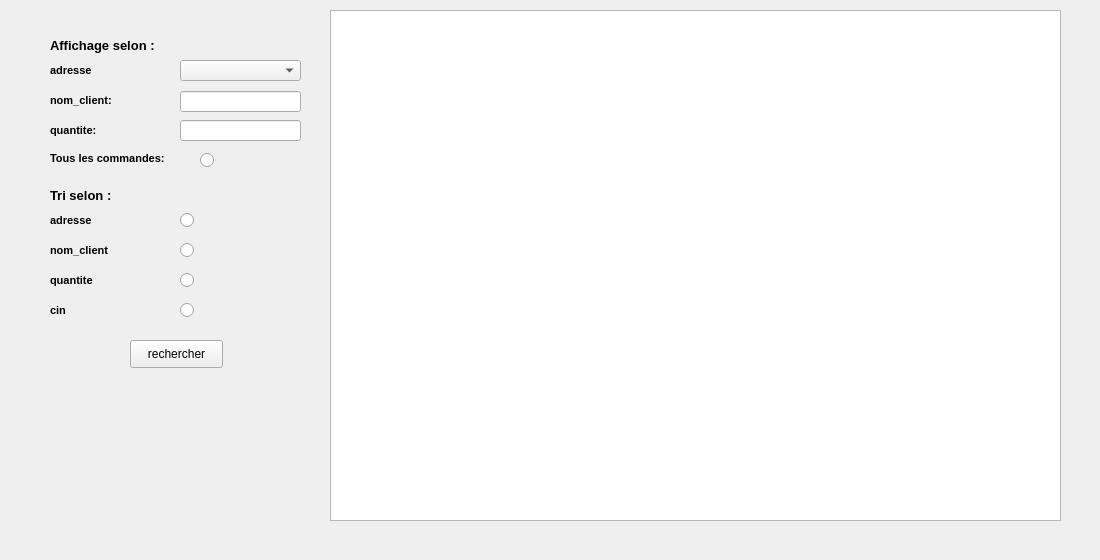
      <widget class="QWidget" name="tab_16">
       <attribute name="title">
        <string>Afficher les commandes</string>
       </attribute>
       <widget class="QLabel" name="background_6">
        <property name="geometry">
         <rect>
          <x>-30</x>
          <y>0</y>
          <width>1091</width>
          <height>551</height>
         </rect>
        </property>
        <property name="text">
         <string/>
        </property>
       </widget>
       <widget class="QTableView" name="tabproduit_3">
        <property name="geometry">
         <rect>
          <x>330</x>
          <y>10</y>
          <width>731</width>
          <height>511</height>
         </rect>
        </property>
       </widget>
       <widget class="QPushButton" name="pushButton_3">
        <property name="geometry">
         <rect>
          <x>130</x>
          <y>340</y>
          <width>93</width>
          <height>28</height>
         </rect>
        </property>
        <property name="text">
         <string>rechercher</string>
        </property>
       </widget>
       <widget class="QLabel" name="label_11">
        <property name="geometry">
         <rect>
          <x>50</x>
          <y>230</y>
          <width>101</width>
          <height>41</height>
         </rect>
        </property>
        <property name="font">
         <font>
          <pointsize>8</pointsize>
          <weight>75</weight>
          <bold>true</bold>
          <underline>false</underline>
         </font>
        </property>
        <property name="text">
         <string>nom_client</string>
        </property>
       </widget>
       <widget class="QLabel" name="label_12">
        <property name="geometry">
         <rect>
          <x>50</x>
          <y>80</y>
          <width>121</width>
          <height>41</height>
         </rect>
        </property>
        <property name="font">
         <font>
          <pointsize>8</pointsize>
          <weight>75</weight>
          <bold>true</bold>
          <underline>false</underline>
         </font>
        </property>
        <property name="text">
         <string>nom_client:</string>
        </property>
       </widget>
       <widget class="QLabel" name="label_13">
        <property name="geometry">
         <rect>
          <x>50</x>
          <y>110</y>
          <width>101</width>
          <height>41</height>
         </rect>
        </property>
        <property name="font">
         <font>
          <pointsize>8</pointsize>
          <weight>75</weight>
          <bold>true</bold>
          <underline>false</underline>
         </font>
        </property>
        <property name="text">
         <string>quantite:</string>
        </property>
       </widget>
       <widget class="QRadioButton" name="radioButton_9">
        <property name="geometry">
         <rect>
          <x>180</x>
          <y>270</y>
          <width>21</width>
          <height>20</height>
         </rect>
        </property>
        <property name="text">
         <string/>
        </property>
       </widget>
       <widget class="QRadioButton" name="radioButton_10">
        <property name="geometry">
         <rect>
          <x>180</x>
          <y>210</y>
          <width>21</width>
          <height>20</height>
         </rect>
        </property>
        <property name="text">
         <string/>
        </property>
       </widget>
       <widget class="QRadioButton" name="radioButton_11">
        <property name="geometry">
         <rect>
          <x>180</x>
          <y>300</y>
          <width>21</width>
          <height>20</height>
         </rect>
        </property>
        <property name="text">
         <string/>
        </property>
       </widget>
       <widget class="QLabel" name="label_14">
        <property name="geometry">
         <rect>
          <x>50</x>
          <y>30</y>
          <width>161</width>
          <height>31</height>
         </rect>
        </property>
        <property name="font">
         <font>
          <pointsize>10</pointsize>
          <weight>75</weight>
          <bold>true</bold>
          <underline>false</underline>
         </font>
        </property>
        <property name="text">
         <string>Affichage selon :</string>
        </property>
       </widget>
       <widget class="QLabel" name="label_15">
        <property name="geometry">
         <rect>
          <x>50</x>
          <y>50</y>
          <width>121</width>
          <height>41</height>
         </rect>
        </property>
        <property name="font">
         <font>
          <pointsize>8</pointsize>
          <weight>75</weight>
          <bold>true</bold>
          <underline>false</underline>
         </font>
        </property>
        <property name="text">
         <string>adresse</string>
        </property>
       </widget>
       <widget class="QLabel" name="label_16">
        <property name="geometry">
         <rect>
          <x>50</x>
          <y>150</y>
          <width>137</width>
          <height>16</height>
         </rect>
        </property>
        <property name="font">
         <font>
          <pointsize>8</pointsize>
          <weight>75</weight>
          <bold>true</bold>
          <underline>false</underline>
         </font>
        </property>
        <property name="text">
         <string>Tous les commandes:</string>
        </property>
       </widget>
       <widget class="QLineEdit" name="lineEdit_3">
        <property name="geometry">
         <rect>
          <x>180</x>
          <y>91</y>
          <width>121</width>
          <height>21</height>
         </rect>
        </property>
       </widget>
       <widget class="QLabel" name="label_24">
        <property name="geometry">
         <rect>
          <x>50</x>
          <y>200</y>
          <width>121</width>
          <height>41</height>
         </rect>
        </property>
        <property name="font">
         <font>
          <pointsize>8</pointsize>
          <weight>75</weight>
          <bold>true</bold>
          <underline>false</underline>
         </font>
        </property>
        <property name="text">
         <string>adresse</string>
        </property>
       </widget>
       <widget class="QLabel" name="label_25">
        <property name="geometry">
         <rect>
          <x>50</x>
          <y>180</y>
          <width>161</width>
          <height>31</height>
         </rect>
        </property>
        <property name="font">
         <font>
          <pointsize>10</pointsize>
          <weight>75</weight>
          <bold>true</bold>
          <underline>false</underline>
         </font>
        </property>
        <property name="text">
         <string>Tri selon :</string>
        </property>
       </widget>
       <widget class="QLineEdit" name="lineEdit_4">
        <property name="geometry">
         <rect>
          <x>180</x>
          <y>120</y>
          <width>121</width>
          <height>21</height>
         </rect>
        </property>
       </widget>
       <widget class="QLabel" name="label_26">
        <property name="geometry">
         <rect>
          <x>50</x>
          <y>290</y>
          <width>101</width>
          <height>41</height>
         </rect>
        </property>
        <property name="font">
         <font>
          <pointsize>8</pointsize>
          <weight>75</weight>
          <bold>true</bold>
          <underline>false</underline>
         </font>
        </property>
        <property name="text">
         <string>cin</string>
        </property>
       </widget>
       <widget class="QRadioButton" name="radioButton_12">
        <property name="geometry">
         <rect>
          <x>200</x>
          <y>150</y>
          <width>21</width>
          <height>20</height>
         </rect>
        </property>
        <property name="text">
         <string/>
        </property>
       </widget>
       <widget class="QRadioButton" name="radioButton_13">
        <property name="geometry">
         <rect>
          <x>180</x>
          <y>240</y>
          <width>21</width>
          <height>20</height>
         </rect>
        </property>
        <property name="text">
         <string/>
        </property>
       </widget>
       <widget class="QComboBox" name="comboBox_3">
        <property name="geometry">
         <rect>
          <x>180</x>
          <y>60</y>
          <width>121</width>
          <height>21</height>
         </rect>
        </property>
       </widget>
       <widget class="QLabel" name="label_27">
        <property name="geometry">
         <rect>
          <x>50</x>
          <y>260</y>
          <width>101</width>
          <height>41</height>
         </rect>
        </property>
        <property name="font">
         <font>
          <pointsize>8</pointsize>
          <weight>75</weight>
          <bold>true</bold>
          <underline>false</underline>
         </font>
        </property>
        <property name="text">
         <string>quantite</string>
        </property>
       </widget>
      </widget>
